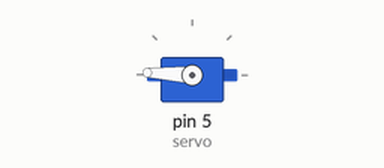
Bench run of a sketch on a simulated Arduino Uno, built with avr-gcc and run on an emulated ATmega328P. Shown: servo.

Above: at 0.05 s.
At 1.55 s:
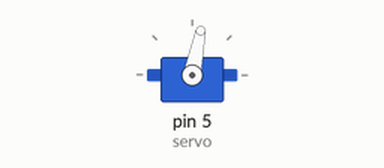
At 3.1 s:
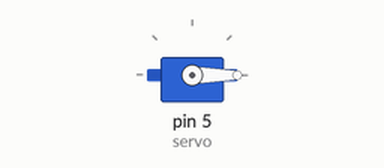
At 6.2 s:
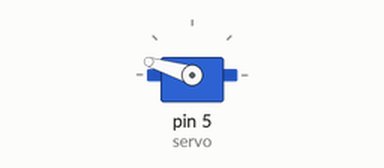
Timing chart, 0 to 8.4 s (numbered marks = the images above):
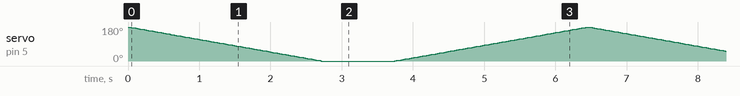

The sketch:

TP1B-Punto1B.ino
```cpp
//Universidad Tecnologica Nacional - Facultad Regional Tucuman
//Departamento de Ingenieria Electronica - Sistemas de Control Biomedico
//by Fernandez Francisco Alberto

//Programa que logra que el servo gire su eje en sentido anti horario (extremo a extremo) y luego de 1
//𝑠𝑒𝑔𝑢𝑛𝑑𝑜 este gire en sentido horario

#include <Servo.h>

Servo myservo;
const int servo = 5;
int pos = 0;

void setup() {
  myservo.attach(servo);
}

void loop() {
  for (pos = 180; pos >= 0; pos -= 1) {
    myservo.write(pos);
    delay(15);
  }
  delay(1000);
  for (pos = 0; pos <= 180; pos += 1) {
    myservo.write(pos);
    delay(15);
  }
}
```
